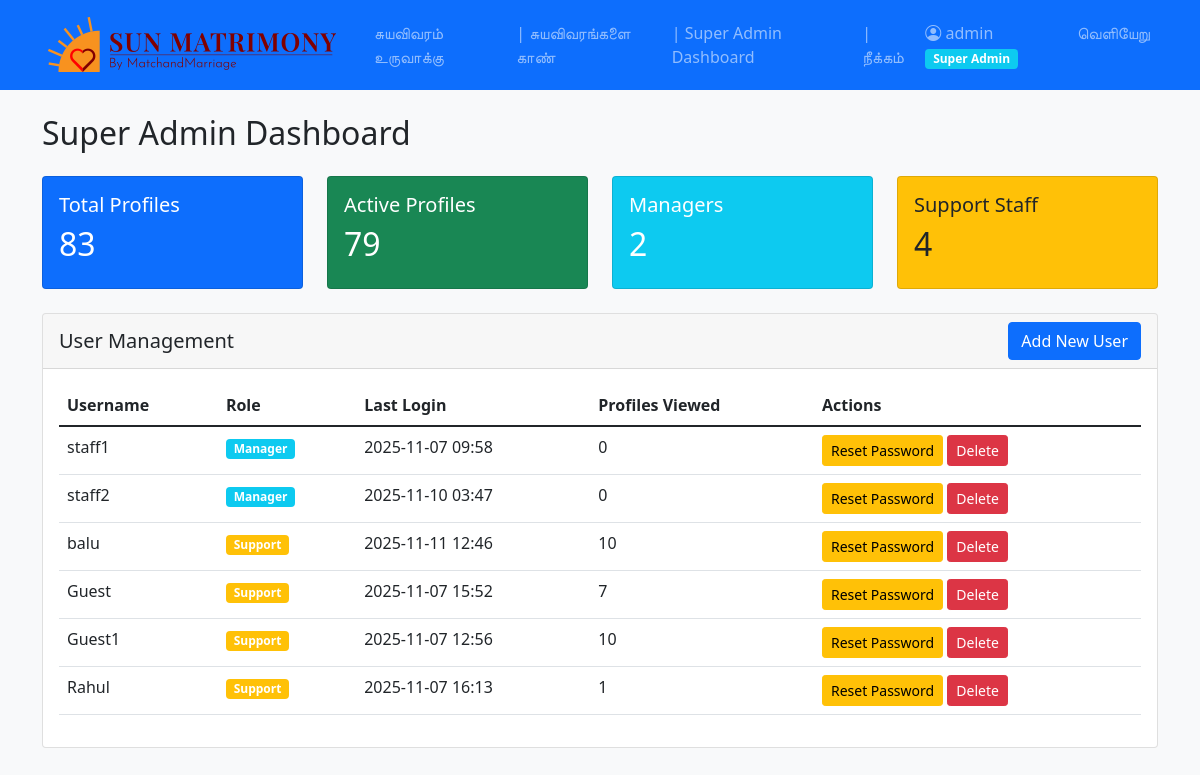
Page /admin_dashboard.php (signed in) on the committed database.
### tables this page shows
CREATE TABLE `users` (
  `id` int(11) NOT NULL,
  `username` varchar(100) NOT NULL,
  `password` varchar(255) NOT NULL,
  `email` varchar(255) DEFAULT NULL,
  `created_at` datetime DEFAULT current_timestamp(),
  `role` enum('super_admin','manager','support') NOT NULL DEFAULT 'support',
  `profiles_viewed` int(11) DEFAULT 0,
  `last_login` datetime DEFAULT NULL,
  `credits` int(11) DEFAULT 10
);

### admin_dashboard.php (the view, shortened to what this page needs)
<?php
require_once 'auth.php';
$stats = [
    'total_profiles' => $pdo->query("SELECT COUNT(*) FROM profiles")->fetchColumn(),
    'total_managers' => $pdo->query("SELECT COUNT(*) FROM users WHERE role = 'manager'")->fetchColumn(),
    'total_support' => $pdo->query("SELECT COUNT(*) FROM users WHERE role = 'support'")->fetchColumn(),
    'active_profiles' => $pdo->query("SELECT COUNT(*) FROM profiles WHERE deleted_at IS NULL")->fetchColumn()
];
$stmt = $pdo->query("SELECT id, username, role, last_login, profiles_viewed FROM users WHERE role != 'super_admin' ORDER BY role, username");
$users = $stmt->fetchAll();
?>
<!DOCTYPE html>
<html lang="ta">
<head>
    <link href="https://cdn.jsdelivr.net/npm/bootstrap@5.1.3/dist/css/bootstrap.min.css" rel="stylesheet">
    <link href="https://cdn.jsdelivr.net/npm/bootstrap-icons@1.8.0/font/bootstrap-icons.css" rel="stylesheet">
</head>
<body class="bg-light">
    <?php include 'header.php'; ?>
    <div class="container mt-4">
        <div class="row mb-4">
            <div class="col-md-12">
                <h2 class="mb-4">Super Admin Dashboard</h2>
                <div class="row mb-4">
                    <div class="col-md-3">
                        <div class="card bg-primary text-white">
                            <div class="card-body">
                                <h5 class="card-title">Total Profiles</h5>
                                <h2><?php echo $stats['total_profiles']; ?></h2>
                            </div>
                        </div>
                    </div>
                    <div class="col-md-3">
                        <div class="card bg-success text-white">
                            <div class="card-body">
                                <h5 class="card-title">Active Profiles</h5>
                                <h2><?php echo $stats['active_profiles']; ?></h2>
                            </div>
                        </div>
                    </div>
                    <div class="col-md-3">
                        <div class="card bg-info text-white">
                            <div class="card-body">
                                <h5 class="card-title">Managers</h5>
                                <h2><?php echo $stats['total_managers']; ?></h2>
                            </div>
                        </div>
                    </div>
                    <div class="col-md-3">
                        <div class="card bg-warning text-dark">
                            <div class="card-body">
                                <h5 class="card-title">Support Staff</h5>
                                <h2><?php echo $stats['total_support']; ?></h2>
                            </div>
                        </div>
                    </div>
                </div>
                <div class="card">
                    <div class="card-header d-flex justify-content-between align-items-center">
                        <h5 class="mb-0">User Management</h5>
                        <button type="button" class="btn btn-primary" data-bs-toggle="modal" data-bs-target="#addUserModal">
                            Add New User
                        </button>
                    </div>
                    <div class="card-body">
                        <table class="table">
                            <thead>
                                <tr>
                                    <th>Username</th>
                                    <th>Role</th>
                                    <th>Last Login</th>
                                    <th>Profiles Viewed</th>
                                    <th>Actions</th>
                                </tr>
                            </thead>
                            <tbody>
                                <?php foreach ($users as $user): ?>
                                <tr>
                                    <td><?php echo htmlspecialchars($user['username']); ?></td>
                                    <td><span class="badge bg-<?php echo $user['role'] === 'manager' ? 'info' : 'warning'; ?>">
                                        <?php echo ucfirst($user['role']); ?>
                                    </span></td>
                                    <td><?php echo $user['last_login'] ? date('Y-m-d H:i', strtotime($user['last_login'])) : 'Never'; ?></td>
                                    <td><?php echo $user['profiles_viewed']; ?></td>
                                    <td>
                                        <button class="btn btn-sm btn-warning" onclick="resetPassword(<?php echo $user['id']; ?>)">
                                            Reset Password
                                        </button>
                                        <button class="btn btn-sm btn-danger" onclick="deleteUser(<?php echo $user['id']; ?>)">
                                            Delete
                                        </button>
                                    </td>
                                </tr>
                                <?php endforeach; ?>
                            </tbody>
                        </table>
                    </div>
                </div>
            </div>
        </div>
    </div>
</body>
</html>

### rows in the picture
users: username "staff1", role "Manager", last_login "2025-11-07 09:58", profiles_viewed "0"
users: username "staff2", role "Manager", last_login "2025-11-10 03:47", profiles_viewed "0"
users: username "balu", role "Support", last_login "2025-11-11 12:46", profiles_viewed "10"
users: username "Guest", role "Support", last_login "2025-11-07 15:52", profiles_viewed "7"
users: username "Guest1", role "Support", last_login "2025-11-07 12:56", profiles_viewed "10"
users: username "Rahul", role "Support", last_login "2025-11-07 16:13", profiles_viewed "1"

### other values in the picture
$_SESSION['username'] "admin"
$roleDisplay "Super Admin"
$stats['total_profiles'] "83"
$stats['active_profiles'] "79"
$stats['total_managers'] "2"
$stats['total_support'] "4"
